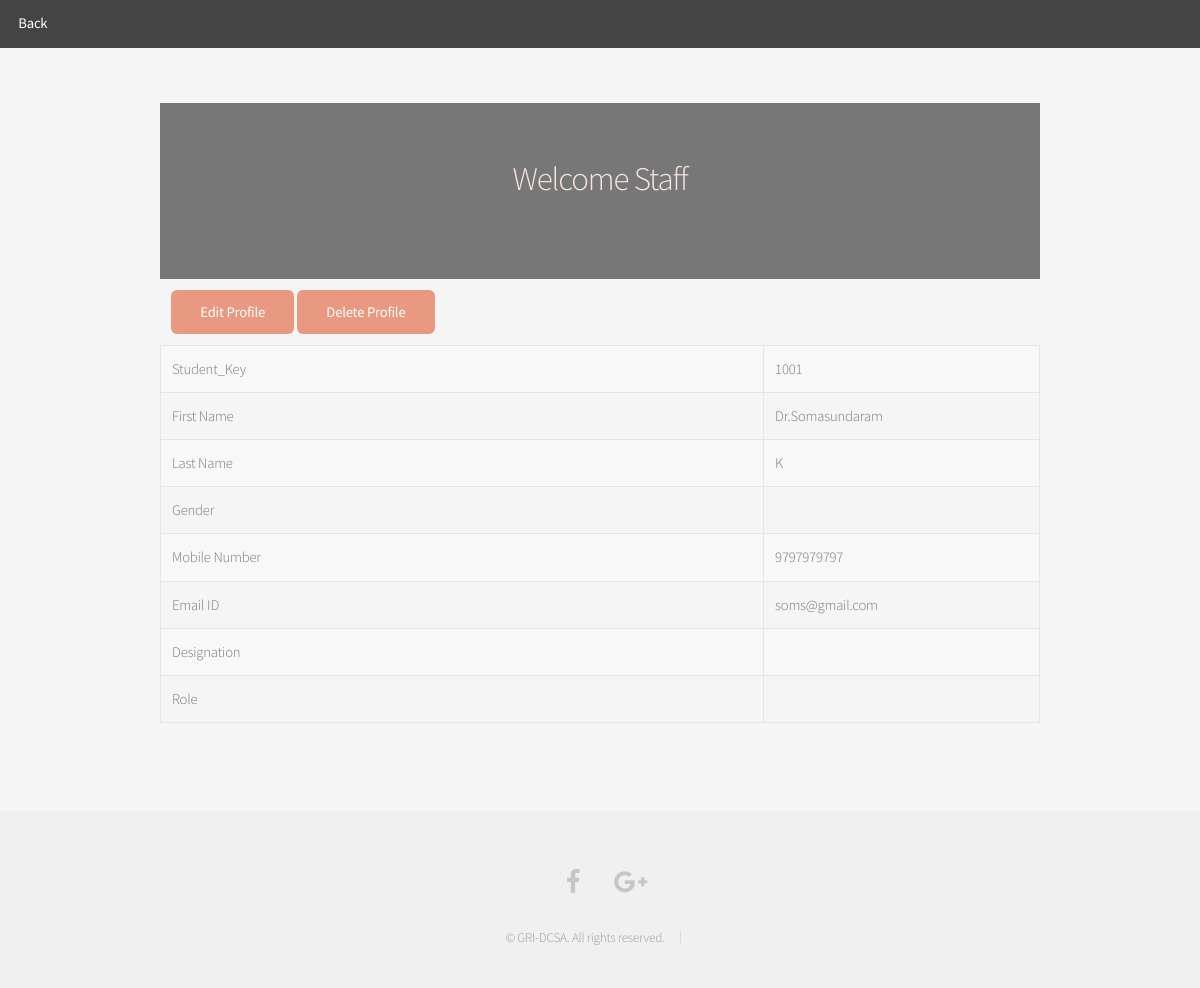
Page /admin/staff_view.php (signed in) on the committed database.
### tables this page shows
CREATE TABLE `mas_staff` (
  `Staff_Key` varchar(20) NOT NULL,
  `First_Name` varchar(30) NOT NULL,
  `Last_Name` varchar(30) NOT NULL,
  `Mobile` varchar(15) DEFAULT NULL,
  `Email` varchar(100) DEFAULT NULL,
  `Gender` varchar(10) DEFAULT NULL,
  `Designation` varchar(100) DEFAULT NULL,
  `Role` varchar(20) DEFAULT NULL,
  `Create_Date` datetime DEFAULT NULL,
  `Modified_Date` datetime DEFAULT NULL,
  `Password` varchar(30) DEFAULT NULL,
  `IsActive` tinyint(1) NOT NULL DEFAULT '0'
);

### assets/db/dbdcsa.php (called while the page is built, shortened)
<?PHP
function encryptor($action,$string)
                {
                    $output=false;
                    $encrypt_method="AES-256-CBC";
                    $secret_key='madhava';
                    $secret_iv='maddy94';
                    $key=hash('sha512',$secret_key);
                    $iv=substr(hash('sha512',$secret_iv),0,16);
                    if($action=='encrypt')
                    {
                            $output=openssl_encrypt($string,$encrypt_method,$key,0,$iv);
                            $output=base64_encode($output);
                    }
                    else if($action=='decrypt')
                    {
                            $output=openssl_decrypt(base64_decode($string),$encrypt_method,$key,0,$iv);
                    }
                    return $output;
              }
?>

### admin/staff_view.php (the view, shortened to what this page needs)
<!DOCTYPE HTML>
<html>
	<head>
		<link rel="stylesheet" href="../assets/css/main.css" />
                <link rel="stylesheet" type="text/css" href="../stylesheets/jquery.validate.css" />
                <link rel="stylesheet" type="text/css" href="../stylesheets/style.css" />
		<link rel="stylesheet" href="../assets/css/main.css" />
		<?php
                             $user_id=$_SESSION['userid'];
  include_once "../assets/db/dbdcsa.php";
            $query=  mysql_query("select * from mas_staff");
            $exist=  mysql_num_rows($query);
            $table_fname="";
            $table_lname="";
            $table_mobile="";
            $table_email="";
            $table_gender="";
            $table_designation="";
            $table_role="";
            if($exist>0)
            {
                while($row=  mysql_fetch_assoc($query))
                {
                    $table_userid=$row['Staff_Key'];
                    if(($user_id==$table_userid) )
                    {
                        $table_fname=$row['First_Name'];
                        $table_lname=$row['Last_Name'];
                        $table_mobile=$row['Mobile'];
                        $table_email=$row['Email'];
                        $table_gender=$row['Gender'];
                        $table_designation=$row['Designation'];
                        $table_role=$row['Role'];
                        break;
                    }
                }
            }
                ?>
	</head>
	<body>
	<div id="page-wrapper">
                <header id="header">
                        <h1><a href="edit2.php">Back</a></h1>
                </header>
		<section id="main" class="container">
         <div class="row">
		 <div class="12u">
         <section id="cta">
						<h2>Welcome Staff</h2>
				</section>
                                    <div class="table-wrapper">
                                            <table class="alt">
                                                    <thead>
                                                        <tr><td>
                                                                <a href="staff_edit_pf.php" class="button special">Edit Profile</a>
																<?php $user_id=encryptor('encrypt',$user_id); ?>
															    <a href="stud_delete.php?akey1=<?php print "$user_id" ;?>" class="button special">Delete Profile</a>
                                                            </td> </tr>
                                                    </thead>
                                                    <tbody>
                                                            <tr>
                                                                    <td>Student_Key</td>
                                                                    <td><?php print "$table_userid"; ?></td>
                                                            </tr>
                                                            <tr>
                                                                    <td>First Name</td>
                                                                    <td><?php print "$table_fname"; ?></td>
                                                            </tr>
                                                            <tr>
                                                                    <td>Last Name</td>
                                                                    <td><?php print "$table_lname"; ?></td>
                                                            </tr>
                                                            <tr>
                                                                    <td>Gender</td>
                                                                    <td><?php print "$table_gender"; ?></td>
                                                            </tr>
                                                            <tr>
                                                                    <td>Mobile Number</td>
                                                                    <td><?php print "$table_mobile"; ?></td>
                                                            </tr>
                                                            <tr>
                                                                    <td>Email ID</td>
                                                                    <td><?php print "$table_email"; ?></td>
                                                            </tr>
                                                            <tr>
                                                                    <td>Designation</td>
                                                                    <td><?php print "$table_designation"; ?></td>
                                                            </tr>
                                                            <tr>
                                                                    <td>Role</td>
                                                                    <td><?php print "$table_role"; ?></td>
                                                            </tr>
                                                    </tbody>
                                            </table>
					</div>
				</section>
			</div>
			<footer id="footer">
					<ul class="icons">
						<li><a href="#" class="icon fa-facebook"><span class="label">Facebook</span></a></li>
						<li><a href="#" class="icon fa-google-plus"><span class="label">Google+</span></a></li>
					</ul>
					<ul class="copyright">
						<li>&copy; GRI-DCSA. All rights reserved.</li>
						<li>
							<br>
						</li>
					</ul>
				</footer>
	</body>
</html>

### stylesheets/style.css (style rules this page uses)
body { font-family: Arial, Helvetica, sans-serif; font-size: 16px; padding: 20px; }
h1 { margin: 0px 0px 10px; font-size: 22px; }

### rows in the picture
mas_staff: Staff_Key "1001", First_Name "Dr.Somasundaram", Last_Name "K", Mobile "9797979797", Email "soms@gmail.com"
